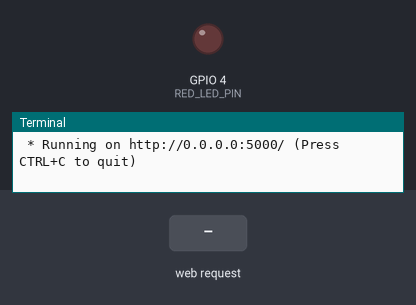
This program was run on a simulated Raspberry Pi (BCM pin numbers). Parts: output pins drawn as LEDs (lit = HIGH), the last lines printed to the terminal. Inputs (shaded band) come from the test bench. The clock reads 2024-03-15 10:24:30 at power-on unless the program sets it.

Above: at 1.2 s.
1.3 s: HTTP request for /led/on received
At 2.3 s:
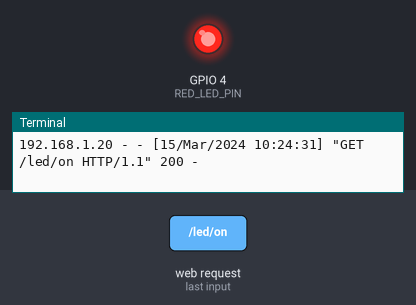
4.3 s: HTTP request for /led/off received
At 4.6 s:
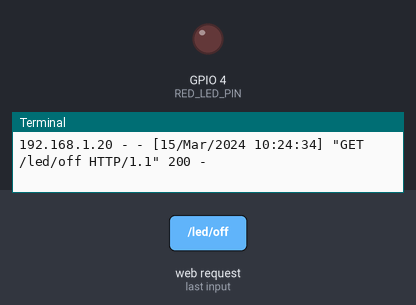
Timing chart, 0 to 7.3 s (numbered marks = the images above; inputs shaded):
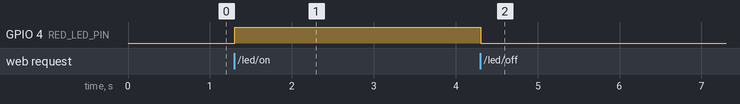

Measured:
- after the input at 1.3 s, GPIO 4 (RED_LED_PIN): LOW → HIGH at once
- after the input at 4.3 s, GPIO 4 (RED_LED_PIN): HIGH → LOW at once

The program:

flask_led2.py
```python
from flask import Flask, render_template
import RPi.GPIO as GPIO

RED_LED_PIN = 4
#GREEN_LED_PIN = 3

app = Flask(__name__)
GPIO.setmode(GPIO.BCM)
GPIO.setup(RED_LED_PIN, GPIO.OUT)
#GPIO.setup(GREEN_LED_PIN, GPIO.OUT)

@app.route("/")
def hello():
    #return "<p>Hello, Flask!</p>"
    return render_template('led.html')

@app.route("/led/<op>")
def led_op(op):
    if op == "on":
        GPIO.output(RED_LED_PIN, GPIO.HIGH)
        return "LED ON"
    elif op=="off":
        GPIO.output(RED_LED_PIN, GPIO.LOW)
        return "LED OFF"
    else :
        return "Error"

if __name__ == "__main__":
    try:
        app.run(host="0.0.0.0")
    finally:
        GPIO.cleanup()
```
